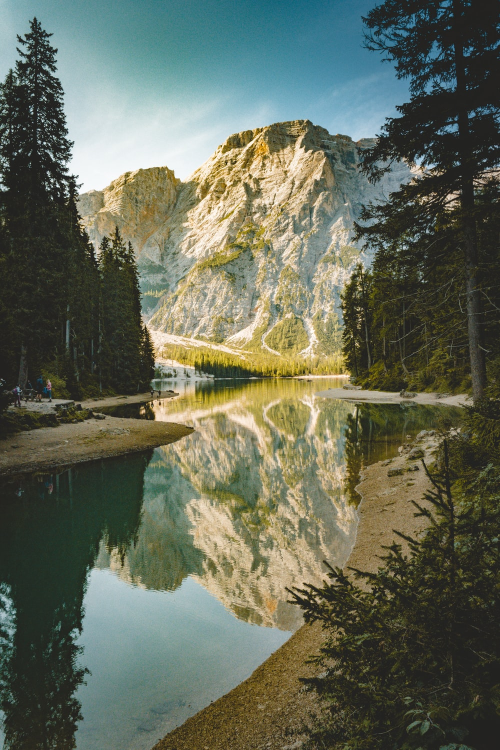
#> input picture example.jpeg, 1000 x 1500 px (shown at 1/2 size)
$ jupyter execute --allow-errors assn2_part1.ipynb
#> lines starting #> are read from the running program, lines starting #| are printed output that depends on the picture
### kmeans.py
import numpy as np

def kmeans(x, K, niter, seed=123):
    """
    x: array of shape (N, D)
    K: integer
    niter: integer

    centroids: array of shape (K, D)
    labels: array of shape (height*width, )
    """

    np.random.seed(seed)
    idx = np.random.choice(len(x), K, replace=False)

    # Randomly choose centroids
    centroids = x[idx, :]

    # Initialize labels
    labels = np.zeros((x.shape[0], ))


    ### YOUR CODE ###
    for i in range(niter):
        # for each pixel subtract the RGB values of that pixel with the RGB values of each centroid and take the L2 norm
        dist = np.linalg.norm(centroids-x[:,np.newaxis], axis = 2)
        # assign the pixel to the closest centroid based on this L2 norm value
        labels = np.argmin(dist, axis=1) # labels[0] = 1 means pixel in row 0 of x is closest to centroid 1 (row 1 of centroids)
        # recalculate new centroids
        for centroid in range(centroids.shape[0]):
            x_assoc_centroid = np.where(labels==centroid)[0] # return the index of the pixels associated with this centroid
            centroids[centroid] = np.mean(x[x_assoc_centroid], axis=0) # add each component and take its mean


    return labels, centroids

### assn2_part1.ipynb
# Assignment 2

# Part 1: Image segmentation

## Question 1: Color clustering with K-means (15 points)

Image segmentation is the process of partitioning an image into various regions of pixels that are more meaningful and easier to understand/analyze. It is often used to specify boundaries and separate the most important object(s) from the rest. One way to segment images is to use K-means clustering to cluster image regions with similar colors. Remember that K-means clustering is an unsupervised algorithm that partitions the given data into K clusters based on some definition of similarity.

**Do this**:

1-a. Implement the K-means clustering algorithm in `kmeans.py`. (10 points)

1-b. Experiment with different values of K. Discuss which value of K seems to be the best for each of the test images. (5 points)

[cell 1]
import cv2, pickle
import matplotlib.pyplot as plt
import numpy as np

[cell 2]
# Here are images you will use to check your implementation.
filenames = ['cat.jpeg', 'dog.jpeg',  'nature.jpeg', 'nyc.jpeg', 'princeton.jpeg']

plt.figure(figsize=(4*len(filenames), 5))
#> (the rest of this cell did not finish here and is left out)

### 1-a. Implement the K-means clustering algorithm in `kmeans.py` (10 points)

After implementing the K-means clustering algorithm in `kmeans.py`, use the below code to segment a given image into regions with similar colors.

[cell 3]
# Import your implementation
from kmeans import kmeans

[cell 4]
def run_kmeans(K, niter, filename):

    # Load and transform an image
#> called with K = 5, niter = 20, filename = 'example.jpeg'
    img = cv2.imread(filename)
#> img is the input picture: shape (1500, 1000, 3); mean B, G, R 89.2, 105.8, 99.9
    img = cv2.cvtColor(img, cv2.COLOR_BGR2RGB)
    height, width, nchannel = img.shape
#> height = 1500; width = 1000; nchannel = 3
    scale = 500/max(height, width) # The longer side will be resized to 500
#> scale = 0.333
    img = cv2.resize(img, (int(width*scale), int(height*scale)))
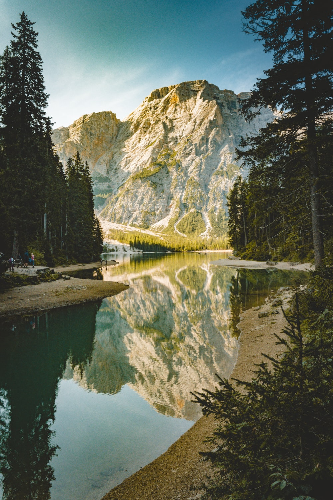
#> img: shape (500, 333, 3); mean R, G, B 99.9, 105.9, 89.2

    # Vectorize the image
    x = img.reshape((-1, 3)).astype(np.float32)

    # Run K-means clustering
    labels, centroids = kmeans(x, K, niter)
#> in kmeans, `idx = np.random.choice(len(x), K, replace=False)`: idx = [50802, 43130, 58466, 165024, 130291]
#> in kmeans, `centroids = x[idx, :]`: centroids = [[181, 166, 131], [125, 120, 92], [213, 198, 170], [72, 56, 29], [187, 201, 194]]
#> after the loop in kmeans, `for i in range(niter):`: centroids = [[173.2, 159.5, 115.7], [108, 106.3, 72.88], [205.3, 209, 197.6], [43.79, 45.58, 34.29], [100.8, 143.6, 149.6]]

    # Produce the resulting image segmentation.
    centroids = np.uint8(centroids)
#> centroids = [[173, 159, 115], [107, 106, 72], [205, 208, 197], [43, 45, 34], [100, 143, 149]]
    labels = np.int8(labels)
    result = centroids[labels.flatten()]
    result_image = result.reshape((img.shape))
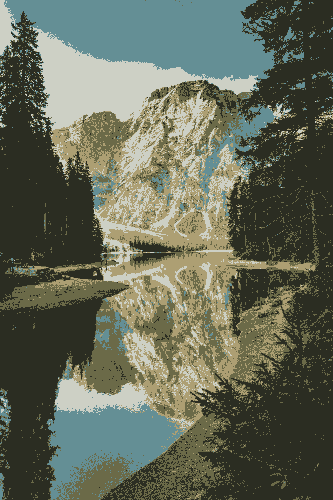
#> result_image: shape (500, 333, 3); mean R, G, B 99.3, 105.3, 88.7

    # Visualize the original image and the segmentation.
    plt.figure(figsize=(10, 10))
    plt.subplot(1,2,1)
    plt.imshow(img); plt.title('Original Image'); plt.axis('off')
    plt.subplot(1,2,2)
    plt.imshow(result_image); plt.title('Segmented Image (K={})'.format(K)); plt.axis('off')
    plt.show()
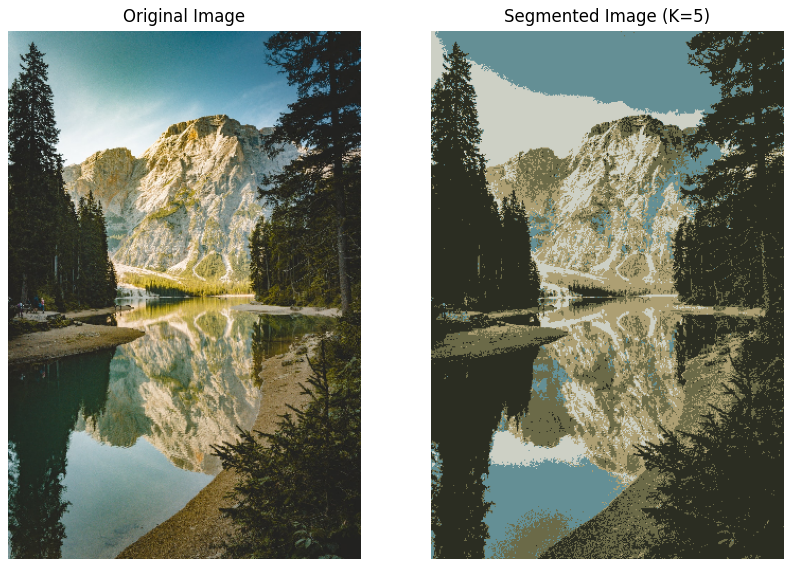
#> figure drawn by matplotlib, 2 panels

[cell 5]
# Define the arguments
K = 5
niter = 20
filename = 'example.jpeg'

# Run K-means
run_kmeans(K, niter, filename)

### b) Experiment with different values of K. Discuss which value of K seems to be the best for each of the test images. (5 points)

[cell 6]
# Define the arguments
K = 3
niter = 20

# Run K-means
#> (the rest of this cell did not finish here and is left out)

$ run again, with objectdetection.jpeg copied over example.jpeg
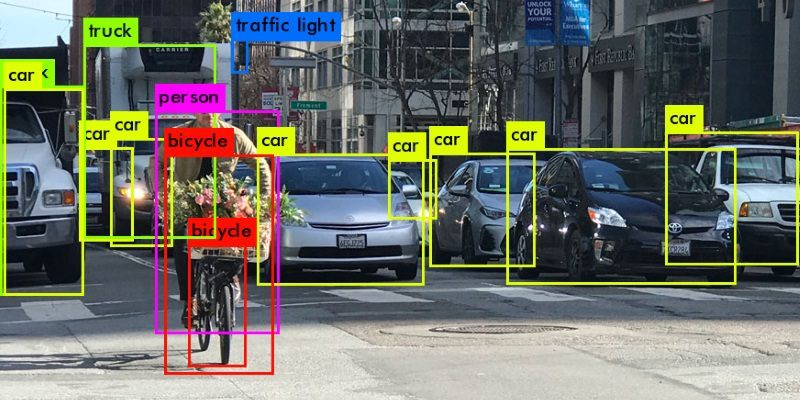
#> input picture objectdetection.jpeg, 800 x 400 px
#> in run_kmeans, img is the input picture: shape (400, 800, 3); mean B, G, R 102.7, 109.2, 106.4
#> in run_kmeans, `img = cv2.resize(img, (int(width*scale), int(height*scale)))`:
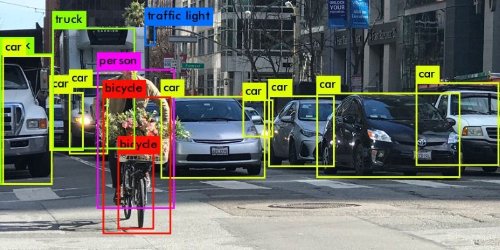
#> img: shape (250, 500, 3); mean R, G, B 106.4, 109.2, 102.6
#> idx = [92664, 27256, 112915, 119297, 62304]
#> in kmeans, `centroids = x[idx, :]`: centroids = [[67, 82, 82], [30, 37, 43], [195, 195, 185], [200, 197, 190], [111, 148, 189]]
#> after the loop in kmeans, `for i in range(niter):`: centroids = [[88.88, 84.27, 87.26], [32.65, 39.45, 44.38], [194.5, 228.8, 49.36], [206, 206.7, 200.3], [133.8, 129.7, 161.8]]
#> in run_kmeans, `centroids = np.uint8(centroids)`: centroids = [[88, 84, 87], [32, 39, 44], [194, 228, 49], [206, 206, 200], [133, 129, 161]]
#> in run_kmeans, `plt.show()`:
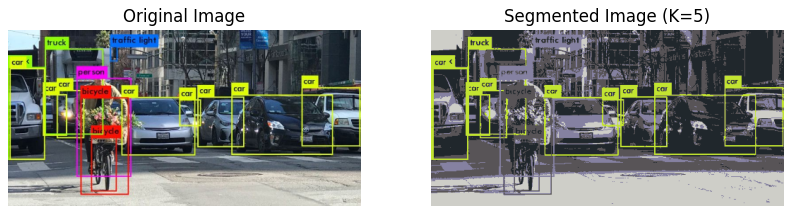
#> figure drawn by matplotlib, 2 panels

$ run again, with sceneclassification.jpeg copied over example.jpeg
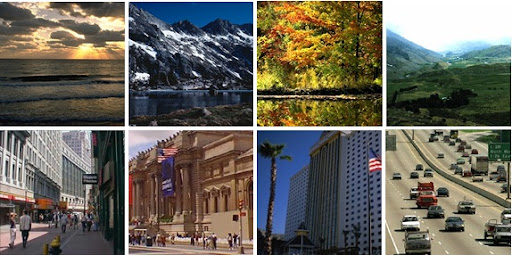
#> input picture sceneclassification.jpeg, 512 x 255 px
#> in run_kmeans, img is the input picture: shape (255, 512, 3); mean B, G, R 91.9, 101.8, 105.4
#> idx = [73370, 77423, 105313, 42324, 40556]
#> in kmeans, `centroids = x[idx, :]`: centroids = [[81, 89, 118], [191, 183, 145], [50, 53, 53], [200, 192, 83], [51, 56, 60]]
#> after the loop in kmeans, `for i in range(niter):`: centroids = [[60.66, 83.53, 114.1], [241.9, 243.5, 240.4], [36.98, 38.94, 34.35], [171.7, 157.9, 130.6], [102.7, 84.6, 58.23]]
#> in run_kmeans, `centroids = np.uint8(centroids)`: centroids = [[60, 83, 114], [241, 243, 240], [36, 38, 34], [171, 157, 130], [102, 84, 58]]
#> in run_kmeans, `result_image = result.reshape((img.shape))`:
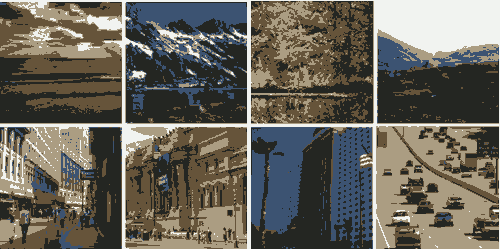
#> result_image: shape (249, 500, 3); mean R, G, B 104.5, 101, 91.4
#> in run_kmeans, `plt.show()`:
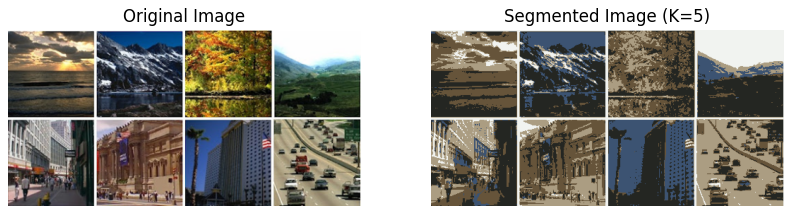
#> figure drawn by matplotlib, 2 panels
